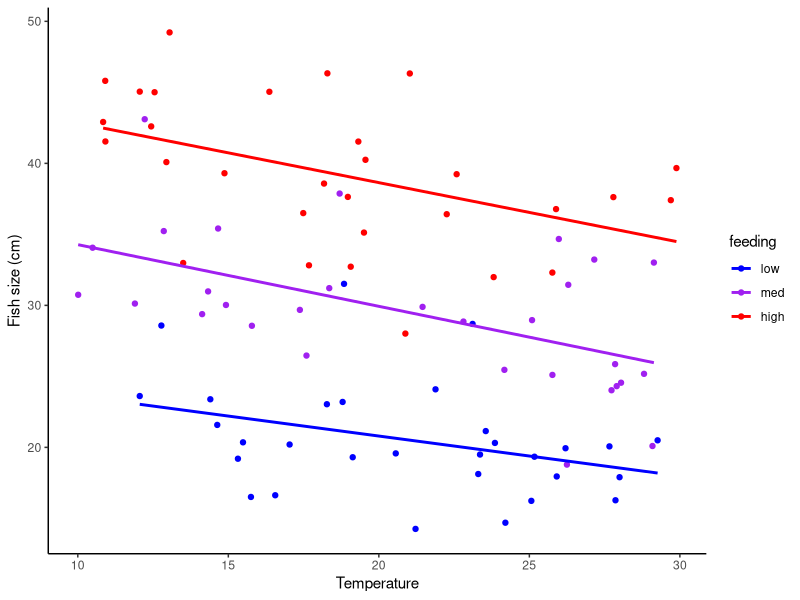
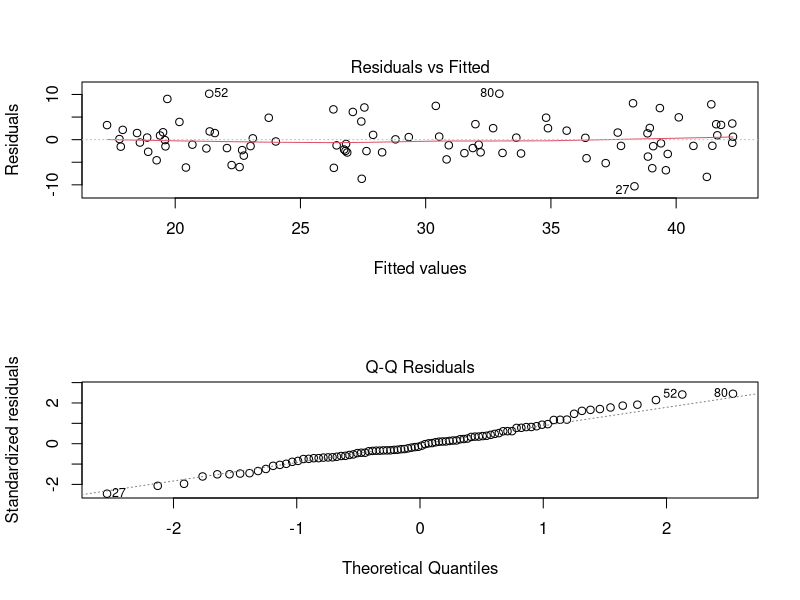
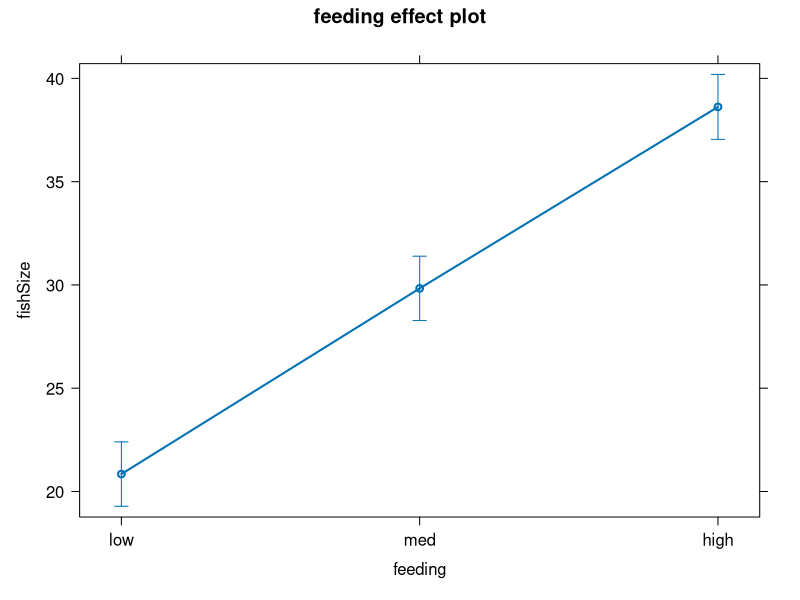
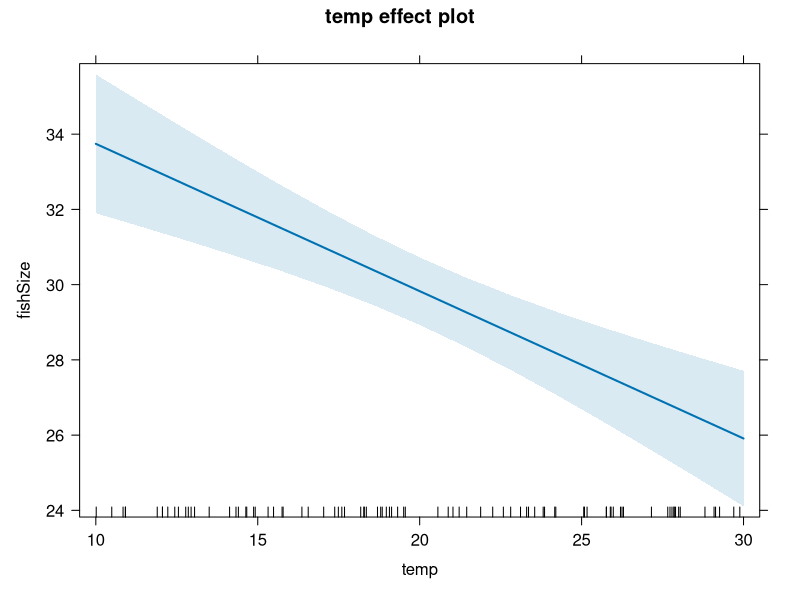
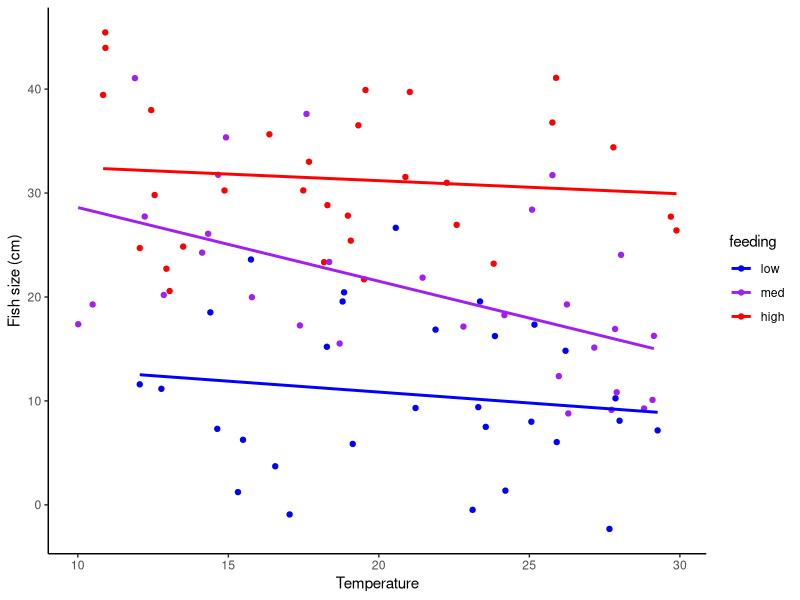
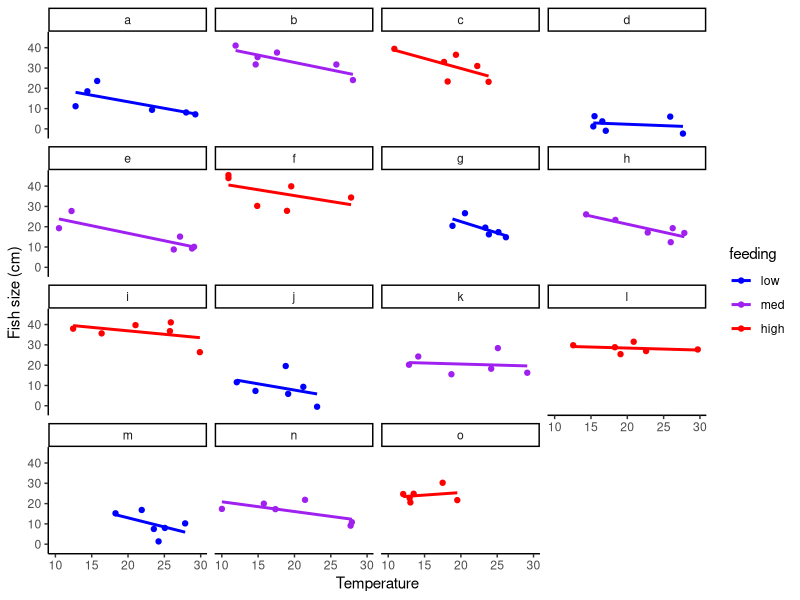
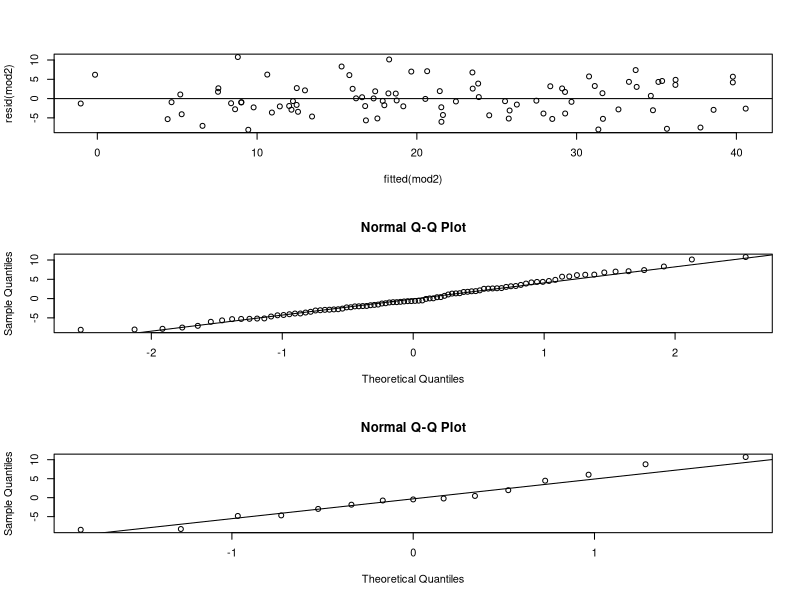
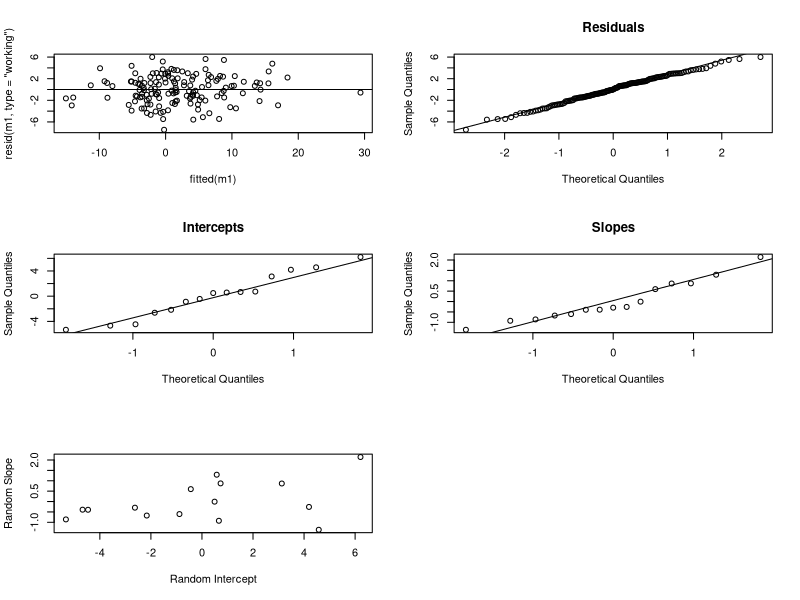

Source code (R) for these figures, in order:
#Example of fitting process for linear mixed effects models
#Written by Sam Robinson, winter 2020
library(lme4)
library(tidyverse)
library(effects)
theme_set(theme_classic())

rm(list=ls())
# Simple linear model (lm) ------------------------------------------------

#First, generate some data:
#Fish sizes in some population are driven by temperature (temp) and feeding (low, med, high)

set.seed(123) #Make sure we get the same random numbers

N <- 90
temp <- runif(N,10,30) 
feeding <- rep(c('low','med','high'),length.out=N)
feeding <- factor(feeding,levels=c('low','med','high'))

slopeTemp <- -0.5 #For each extra degree, fish are 0.5cm smaller
int <- 30
slopeMed <- 10
slopeHigh <- 20
allCoefs <- c(int,slopeMed,slopeHigh,slopeTemp)
noise <- 5 #Error term (SD of residuals)
fishSize <- model.matrix(~feeding+temp) %*% allCoefs + rnorm(N,0,noise) 

#Put everything together in a data frame
fishDat <- data.frame(fishSize=fishSize,temp=temp,feeding=feeding)

#Take a look at the data
ggplot(fishDat,aes(x=temp,y=fishSize,col=feeding))+
  geom_point()+geom_smooth(method='lm',se=F)+
  scale_colour_manual(values=c('blue','purple','red'))+
  labs(x='Temperature',y='Fish size (cm)')

#Fit model
mod1 <- lm(fishSize~feeding+temp,data=fishDat)
summary(mod1) #Get a summary of model

#Check residuals
par(mfrow=c(2,1))
#These look OK. Can also do formal tests (Shapiro-Wilk, Kolmogorov-Smirnoff),
#but these often don't work well.
plot(mod1,which=c(1,2)) 
par(mfrow=c(1,1))

#Check strength of terms

#Beware of using this. This is a Type-I or "sequential" ANOVA that drops terms
#in order they are specified. This means that the p-values can change depending
#on the order the terms were entered in the model (try switching feeding/temp
#and run this again)
anova(mod1) 

#Better to use this. This is a Type-III ANOVA that drops terms individually.
drop1(mod1,test='F')

#Plot the model results

#If we want to show only the effect of one term, we need to "subtract out" the
#effect of the others. This is called a partial effects plot. It's fairly
#straightforward to do this in base R, but there's a package called Effects that
#is handy for this.

#Say we were only interested in the effect of feeding
(feedEff <- effect('feeding',mod1))
#This next plot is ugly, but informative. Use ?plot.eff and change plotting
#parameters to make it less ugly.
plot(feedEff,partial.residuals = TRUE) 

#Effect of temperature (same as above)
effect('temp',mod1)
plot(effect('temp',mod1),partial.residuals = TRUE)


# Mixed effects model (lmer) -----------------------------------------------------

#NOTE: mixed effects models, random effects models, and heirarchical models are all the same thing

#Let's use the same data as above, but now, all the fish come from a set of 15
#different lakes
Nlakes <- 15
lakes <- factor(rep(letters[1:Nlakes],length.out=N))

#Each lake, for some reason, has bigger or smaller fish, and this is from a
#normal distribution with a mean = 0, SD = 8
lakeNoise <- 8 #SD for lakesv
lakeEffect <- rnorm(Nlakes,0,lakeNoise) #Effect of each lake

fishDat2 <- fishDat #Copy first dataframe
fishDat2$lakes <- lakes
fishDat2$fishSize <- model.matrix(~feeding+temp) %*% allCoefs + 
  model.matrix(~lakes) %*% lakeEffect + 
  rnorm(N,0,noise) 

#If you don't account for lakes... weird things may happen. In this case, it
#looks like there's a temp:feeding interaction, but this is caused by
#differences between lakes

ggplot(fishDat2,aes(x=temp,y=fishSize,col=feeding))+
  geom_point()+geom_smooth(method='lm',se=F)+
  scale_colour_manual(values=c('blue','purple','red'))+
  labs(x='Temperature',y='Fish size (cm)')

#This is a plot of each lake (a to o). Some lakes are weirdly higher than
#others.
ggplot(fishDat2,aes(x=temp,y=fishSize,col=feeding))+
  geom_point()+geom_smooth(method='lm',se=F)+
  facet_wrap(~lakes)+
  scale_colour_manual(values=c('blue','purple','red'))+
  labs(x='Temperature',y='Fish size (cm)')

#Fits "lakes" as a random effect. In essence, this is fitting the same model as
#above, but assuming that the size of the fish in each lake is randomly higher
#or lower than the "average" lake, and that these random changes between lakes
#are normally distributed.

mod2 <- lmer(fishSize~temp+feeding+(1|lakes),data=fishDat2)

#This is similar to fitting a fixed effect (e.g. in the model above, feeding was
#a fixed effect with 3 levels -- low, med, high), but with a conjugate prior set
#to zero with a SD that is to be estimated. This can be hard to understand, but
#here are the basic differences between random and fixed effects:

#1) Random effects "pool" variance between groups. This means that the means of
#lakes with few samples are actually pulled towards the mean of the other lakes
#(called "shrinkage"). 
#2) Random effects in lmer rely on the distribution of lake effects to be
#normal. This may or may not be true, but it's often a good starting point.
#3) Because the function is estimating a normal distribution of
#lake effects, this means that you need a larger number of lakes in order to be
#confident about this estimate. Usually about 6 is the bare minimum. If you have
#less than 6 lakes (sites/subjects/ect) then it's probably better to just fit
#them as a fixed effect.

#Check the model assumptions:
par(mfrow=c(3,1)) 
#Distribution of residuals
plot(fitted(mod2),resid(mod2)); abline(h=0)
qqnorm(resid(mod2)); qqline(resid(mod2)) 
#Distribution of random effects
qqnorm(unlist(ranef(mod2))); qqline(unlist(ranef(mod2))) 
par(mfrow=c(1,1))
#These all look OK

#lmer doesn't provide p-values because one of the package authors doesn't believe they can be calculated (easily) for mixed-effects models.
summary(mod2)


#TO DO: make a section on intercept-slope correlation

#Generate data
n <- 150
ngroups <- 15
x <- runif(n,-10,10) #Single fixed effect predictor
g <- sample(letters[1:ngroups],n,TRUE) #Groups
intercept <- 1
slopeX <- 0.5
sigmaR <- 3 #Residual sigma 
sigmaG <- 5 #Group intercept sigma
sigmaG_slope <- abs(slopeX*2) #Slope sigma (half slope value)

#Correlated intercepts and slopes, using Choleski matrices
raneffs <- matrix(rnorm(ngroups*2,0,1),ncol=2) #Uncorrelated unit normals
slopeCor <- 0.7 #Intercept-slope correlation
corMat <- matrix(c(1,slopeCor,slopeCor,1),ncol=2) #Correlation matrix
cholCorMat <- chol(corMat) #Choleski transform of corMat
raneffs <- raneffs %*% cholCorMat #Induces correlation in slopes
raneffs <- raneffs * matrix(rep(c(sigmaG,sigmaG_slope),each=ngroups),ncol=2,
                            dimnames=list(letters[1:ngroups],c('Int','Slope'))) #Changes SD for each column
raneff_int <- model.matrix(~g-1) %*% raneffs[,1] #Intercept vector
raneff_slope <- model.matrix(~g-1) %*% raneffs[,2] #Slope vector

yhat <- intercept + slopeX*x + raneff_int + raneff_slope*x  #Expected value
# yhat <- intercept + slopeX*x + raneff_int #Slope free version
y <- rnorm(n,yhat,sigmaR) #Data
dat <- data.frame(y,x,site=g) #Assemble into data frame

#Fit model
m1 <- lmer(y~x+(x|site),data=dat)
summary(m1)

#Check results
par(mfrow=c(3,2))
plot(fitted(m1),resid(m1,type='working')); abline(h=0)
qqnorm(resid(m1,type='working'),main='Residuals');qqline(resid(m1,type='working'))
qqnorm(ranef(m1)$site[,1],main='Intercepts');qqline(ranef(m1)$site[,1])
qqnorm(ranef(m1)$site[,2],main='Slopes');qqline(ranef(m1)$site[,2])
plot(ranef(m1)$site,xlab='Random Intercept',ylab='Random Slope'); 

rm(n,ngroups,x,g,yhat,y,cholCorMat,raneff_int,raneff_slope,slopeCor) #Cleanup
